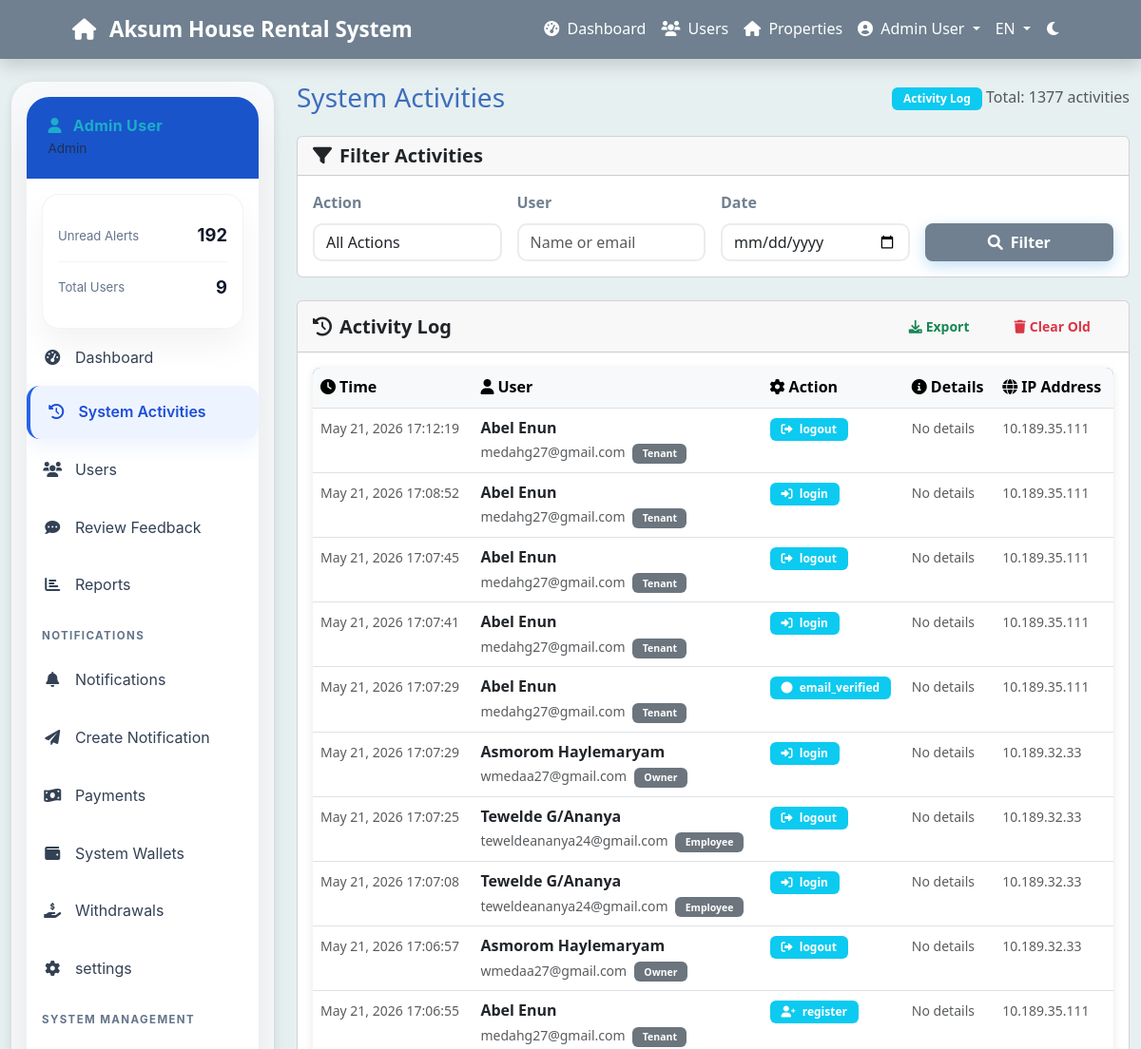
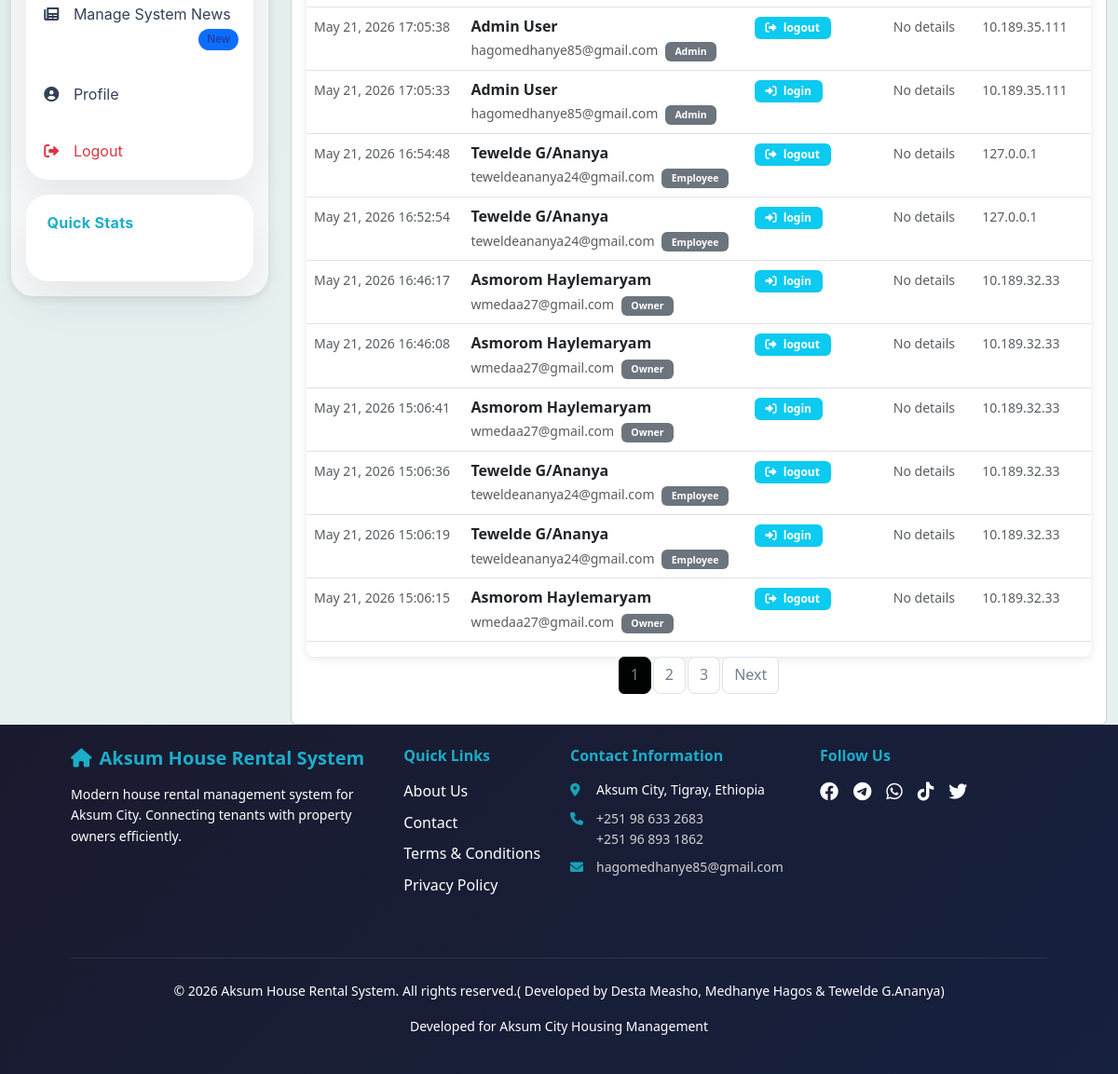
Page /admin/activities.php (signed in) on the committed database (2 pictures, top to bottom).
### tables this page shows
CREATE TABLE `audit_log` (
  `log_id` int(11) NOT NULL,
  `user_id` int(11) DEFAULT NULL,
  `action` varchar(100) NOT NULL,
  `table_name` varchar(50) DEFAULT NULL,
  `record_id` int(11) DEFAULT NULL,
  `old_value` text DEFAULT NULL,
  `new_value` text DEFAULT NULL,
  `ip_address` varchar(45) DEFAULT NULL,
  `user_agent` text DEFAULT NULL,
  `created_at` timestamp NOT NULL DEFAULT current_timestamp()
);

CREATE TABLE `users` (
  `user_id` int(11) NOT NULL,
  `full_name` varchar(100) NOT NULL,
  `email` varchar(100) NOT NULL,
  `phone` varchar(20) DEFAULT NULL,
  `password_hash` varchar(255) NOT NULL,
  `role` enum('tenant','owner','employee','admin') NOT NULL,
  `id_number` varchar(50) DEFAULT NULL,
  `address` text DEFAULT NULL,
  `id_image` varchar(255) DEFAULT NULL,
  `profile_image` varchar(255) DEFAULT NULL,
  `profile_picture` varchar(255) DEFAULT NULL,
  `is_verified` tinyint(1) DEFAULT 0,
  `verification_token` varchar(255) DEFAULT NULL,
  `token_expires_at` datetime DEFAULT NULL,
  `is_active` tinyint(1) DEFAULT 1,
  `status` enum('active','inactive','suspended','pending') DEFAULT 'pending',
  `created_at` timestamp NOT NULL DEFAULT current_timestamp(),
  `updated_at` timestamp NOT NULL DEFAULT current_timestamp() ON UPDATE current_timestamp(),
  `login_attempts` int(11) DEFAULT 0 COMMENT 'Number of failed login attempts',
  `last_attempt_time` timestamp NULL DEFAULT NULL COMMENT 'Time of last failed login attempt',
  `lockout_until` timestamp NULL DEFAULT NULL COMMENT 'Time until account is locked out',
  `force_password_change` tinyint(1) DEFAULT 0
);

### includes/database.php (called while the page is built, shortened)
<?php
class Database {
    private $host = DB_HOST;
    private $user = DB_USER;
    private $pass = DB_PASS;
    private $dbname = DB_NAME;
    private $conn;
    private function connect() {
        $dsn = "mysql:host=" . $this->host . ";port=3306;dbname=" . $this->dbname . ";charset=utf8mb4";
        $options = array(
            PDO::ATTR_ERRMODE => PDO::ERRMODE_EXCEPTION,
            PDO::ATTR_DEFAULT_FETCH_MODE => PDO::FETCH_ASSOC,
            PDO::ATTR_EMULATE_PREPARES => false
        );
        try {
            $this->conn = new PDO($dsn, $this->user, $this->pass, $options);
        } catch (PDOException $e) {
            $this->error = "Connection failed: " . $e->getMessage();
            error_log($this->error);
            die("A database connection error occurred. Please try again later.");
        }
    }
    public function prepare($sql) {
        try {
            $stmt = $this->conn->prepare($sql);
            return $stmt;
        } catch (PDOException $e) {
            $this->error = "Prepare failed: " . $e->getMessage();
            error_log($this->error . " | SQL: " . $sql);
            return false;
        }
    }
    public function execute($stmt, $params = []) {
        try {
            $stmt->execute($params);
            return $stmt;
        } catch (PDOException $e) {
            $this->error = "Query failed: " . $e->getMessage();
            throw new Exception($this->error);
        }
    }
    public function getSingle($stmt, $params = []) {
        $result = $this->execute($stmt, $params);
        return $stmt->fetch();
    }
    public function getMultiple($stmt, $params = []) {
        $result = $this->execute($stmt, $params);
        return $stmt->fetchAll();
    }
}
?>

### includes/functions.php (called while the page is built, shortened)
<?php
function formatDate($date, $format = 'M d, Y') {
    return date($format, strtotime($date));
}
?>

### admin/activities.php (the view, shortened to what this page needs)
<?php
require_once '../includes/config.php';
$page = isset($_GET['page']) ? (int)$_GET['page'] : 1;
$limit = 20;
$offset = ($page - 1) * $limit;
$action_filter = $_GET['action'] ?? '';
$user_filter = $_GET['user'] ?? '';
$date_filter = $_GET['date'] ?? '';
$where_conditions = [];
$params = [];
$where_clause = !empty($where_conditions) ? "WHERE " . implode(" AND ", $where_conditions) : "";
$count_sql = "SELECT COUNT(*) as total
              FROM audit_log al
              LEFT JOIN users u ON al.user_id = u.user_id
              $where_clause";
$stmt = $db->prepare($count_sql);
$total_result = $db->getSingle($stmt, $params);
$total_activities = $total_result['total'];
$total_pages = ceil($total_activities / $limit);
$sql = "SELECT al.*, u.full_name, u.email, u.role as user_role
        FROM audit_log al
        LEFT JOIN users u ON al.user_id = u.user_id
        $where_clause
        ORDER BY al.created_at DESC
        LIMIT $limit OFFSET $offset";
$stmt = $db->prepare($sql);
$activities = $db->getMultiple($stmt, $params);
include '../includes/header.php';
?>
<div class="container-fluid mt-4">
    <div class="row">
        <div class="col-lg-3">
            <?php include '../includes/sidebar.php'; ?>
        </div>
        <div class="col-lg-9">
            <div class="d-flex justify-content-between align-items-center mb-4">
                <h1 class="h3 mb-0">System Activities</h1>
                <div>
                    <span class="badge bg-info">Activity Log</span>
                    <span class="text-muted">Total: <?php echo $total_activities; ?> activities</span>
                </div>
            </div>
            <div class="card mb-4">
                <div class="card-header">
                    <h5 class="card-title mb-0">
                        <i class="fas fa-filter me-2"></i>Filter Activities
                    </h5>
                </div>
                <div class="card-body">
                    <form method="GET" class="row g-3">
                        <div class="col-md-3">
                            <label for="action" class="form-label">Action</label>
                            <select class="form-select" id="action" name="action">
                                <option value="">All Actions</option>
                            </select>
                        </div>
                        <div class="col-md-3">
                            <label for="user" class="form-label">User</label>
                            <input type="text" class="form-control" id="user" name="user"
                                   placeholder="Name or email" value="<?php echo htmlspecialchars($user_filter); ?>">
                        </div>
                        <div class="col-md-3">
                            <label for="date" class="form-label">Date</label>
                            <input type="date" class="form-control" id="date" name="date"
                                   value="<?php echo htmlspecialchars($date_filter); ?>">
                        </div>
                        <div class="col-md-3">
                            <label class="form-label">&nbsp;</label>
                            <div class="d-grid">
                                <button type="submit" class="btn btn-primary">
                                    <i class="fas fa-search me-2"></i>Filter
                                </button>
                            </div>
                        </div>
                    </form>
                </div>
            </div>
            <div class="card">
                <div class="card-header d-flex justify-content-between align-items-center">
                    <h5 class="card-title mb-0">
                        <i class="fas fa-history me-2"></i>Activity Log
                    </h5>
                    <div class="btn-group btn-group-sm">
                        <button type="button" class="btn btn-outline-success" onclick="exportActivities()">
                            <i class="fas fa-download me-1"></i>Export
                        </button>
                        <button type="button" class="btn btn-outline-danger" onclick="clearOldActivities()">
                            <i class="fas fa-trash me-1"></i>Clear Old
                        </button>
                    </div>
                </div>
                <div class="card-body">
                    <?php if (empty($activities)): ?>
                        <div class="text-center py-5">
                            <i class="fas fa-history fa-4x text-muted mb-3"></i>
                            <h5 class="text-muted">No activities found</h5>
                            <p class="text-muted">Try adjusting your filters or check back later for new activities.</p>
                        </div>
                    <?php else: ?>
                        <div class="table-responsive">
                            <table class="table table-hover">
                                <thead class="table-light">
                                    <tr>
                                        <th><i class="fas fa-clock me-1"></i>Time</th>
                                        <th><i class="fas fa-user me-1"></i>User</th>
                                        <th><i class="fas fa-cog me-1"></i>Action</th>
                                        <th><i class="fas fa-info-circle me-1"></i>Details</th>
                                        <th><i class="fas fa-globe me-1"></i>IP Address</th>
                                    </tr>
                                </thead>
                                <tbody>
                                    <?php foreach ($activities as $activity): ?>
                                        <tr>
                                            <td>
                                                <small class="text-muted">
                                                    <?php echo formatDate($activity['created_at'], 'M d, Y H:i:s'); ?>
                                                </small>
                                            </td>
                                            <td>
                                                <?php if ($activity['full_name']): ?>
                                                    <div>
                                                        <strong><?php echo htmlspecialchars($activity['full_name']); ?></strong>
                                                        <br>
                                                        <small class="text-muted">
                                                            <?php echo htmlspecialchars($activity['email']); ?>
                                                            <span class="badge bg-secondary ms-1"><?php echo ucfirst($activity['user_role'] ?? 'Unknown'); ?></span>
                                                        </small>
                                                    </div>
                                                <?php else: ?>
                                                    <span class="text-muted">System</span>
                                                <?php endif; ?>
                                            </td>
                                            <td>
                                                <span class="badge bg-info">
                                                    <i class="fas fa-<?php echo getActivityIcon($activity['action']); ?> me-1"></i>
                                                    <?php echo htmlspecialchars($activity['action']); ?>
                                                </span>
                                            </td>
                                            <td>
                                                <small class="text-muted">
                                                    <?php if (!empty($activity['details'])): ?>
                                                        <?php echo htmlspecialchars(substr($activity['details'], 0, 100)); ?>
                                                        <?php if (strlen($activity['details']) > 100): ?>
                                                            <a href="javascript:void(0)" onclick="showDetails(<?php echo $activity['log_id']; ?>)">...more</a>
                                                        <?php endif; ?>
                                                    <?php else: ?>
                                                        No details
                                                    <?php endif; ?>
                                                </small>
                                            </td>
                                            <td>
                                                <small class="text-muted">
                                                    <?php echo $activity['ip_address'] ?? 'N/A'; ?>
                                                </small>
                                            </td>
                                        </tr>
                                    <?php endforeach; ?>
                                </tbody>
                            </table>
                        </div>
                        <?php if ($total_pages > 1): ?>
                            <nav aria-label="Activities pagination">
                                <ul class="pagination justify-content-center">
                                    <?php for ($i = max(1, $page - 2); $i <= min($total_pages, $page + 2); $i++): ?>
                                        <li class="page-item <?php echo $i === $page ? 'active' : ''; ?>">
                                            <a class="page-link" href="?page=<?php echo $i; ?><?php echo !empty($action_filter) ? '&action=' . urlencode($action_filter) : ''; ?><?php echo !empty($user_filter) ? '&user=' . urlencode($user_filter) : ''; ?><?php echo !empty($date_filter) ? '&date=' . urlencode($date_filter) : ''; ?>">
                                                <?php echo $i; ?>
                                            </a>
                                        </li>
                                    <?php endfor; ?>
                                    <?php if ($page < $total_pages): ?>
                                        <li class="page-item">
                                            <a class="page-link" href="?page=<?php echo $page + 1; ?><?php echo !empty($action_filter) ? '&action=' . urlencode($action_filter) : ''; ?><?php echo !empty($user_filter) ? '&user=' . urlencode($user_filter) : ''; ?><?php echo !empty($date_filter) ? '&date=' . urlencode($date_filter) : ''; ?>">
                                                Next
                                            </a>
                                        </li>
                                    <?php endif; ?>
                                </ul>
                            </nav>
                        <?php endif; ?>
                    <?php endif; ?>
                </div>
            </div>
        </div>
    </div>
</div>
<?php
function getActivityIcon($action) {
    $icons = [
        'login' => 'sign-in-alt',
        'logout' => 'sign-out-alt',
        'register' => 'user-plus',
        'create' => 'plus',
        'update' => 'edit',
        'delete' => 'trash',
        'payment' => 'credit-card',
        'request' => 'paper-plane',
        'approval' => 'check',
        'rejection' => 'times',
        'maintenance' => 'tools',
        'feedback' => 'comment',
        'agreement' => 'file-contract',
        'property' => 'home',
        'user' => 'user'
    ];
    foreach ($icons as $key => $icon) {
        if (stripos($action, $key) !== false) {
            return $icon;
        }
    }
    return 'circle';
}
?>
<?php include '../includes/footer.php'; ?>

### rows in the picture
audit_log: created_at "May 21, 2026 17:12:19", user.full_name "Abel Enun", user.email "medahg27@gmail.com", user.role "Tenant", action "logout", ip_address "10.189.35.111"
audit_log: created_at "May 21, 2026 17:08:52", user.full_name "Abel Enun", user.email "medahg27@gmail.com", user.role "Tenant", action "login", ip_address "10.189.35.111"
audit_log: created_at "May 21, 2026 17:07:45", user.full_name "Abel Enun", user.email "medahg27@gmail.com", user.role "Tenant", action "logout", ip_address "10.189.35.111"
audit_log: created_at "May 21, 2026 17:07:41", user.full_name "Abel Enun", user.email "medahg27@gmail.com", user.role "Tenant", action "login", ip_address "10.189.35.111"
audit_log: created_at "May 21, 2026 17:07:29", user.full_name "Abel Enun", user.email "medahg27@gmail.com", user.role "Tenant", action "email_verified", ip_address "10.189.35.111"
audit_log: created_at "May 21, 2026 17:07:29", user.full_name "Asmorom Haylemaryam", user.email "wmedaa27@gmail.com", user.role "Owner", action "login", ip_address "10.189.32.33"
audit_log: created_at "May 21, 2026 17:07:25", user.full_name "Tewelde G/Ananya", user.email "teweldeananya24@gmail.com", user.role "Employee", action "logout", ip_address "10.189.32.33"
audit_log: created_at "May 21, 2026 17:07:08", user.full_name "Tewelde G/Ananya", user.email "teweldeananya24@gmail.com", user.role "Employee", action "login", ip_address "10.189.32.33"
audit_log: created_at "May 21, 2026 17:06:57", user.full_name "Asmorom Haylemaryam", user.email "wmedaa27@gmail.com", user.role "Owner", action "logout", ip_address "10.189.32.33"
audit_log: created_at "May 21, 2026 17:06:55", user.full_name "Abel Enun", user.email "medahg27@gmail.com", user.role "Tenant", action "register", ip_address "10.189.35.111"
audit_log: created_at "May 21, 2026 17:05:38", user.full_name "Admin User", user.email "hagomedhanye85@gmail.com", user.role "Admin", action "logout", ip_address "10.189.35.111"
audit_log: created_at "May 21, 2026 17:05:33", user.full_name "Admin User", user.email "hagomedhanye85@gmail.com", user.role "Admin", action "login", ip_address "10.189.35.111"
audit_log: created_at "May 21, 2026 16:54:48", user.full_name "Tewelde G/Ananya", user.email "teweldeananya24@gmail.com", user.role "Employee", action "logout", ip_address "127.0.0.1"
audit_log: created_at "May 21, 2026 16:52:54", user.full_name "Tewelde G/Ananya", user.email "teweldeananya24@gmail.com", user.role "Employee", action "login", ip_address "127.0.0.1"
audit_log: created_at "May 21, 2026 16:46:17", user.full_name "Asmorom Haylemaryam", user.email "wmedaa27@gmail.com", user.role "Owner", action "login", ip_address "10.189.32.33"
audit_log: created_at "May 21, 2026 16:46:08", user.full_name "Asmorom Haylemaryam", user.email "wmedaa27@gmail.com", user.role "Owner", action "logout", ip_address "10.189.32.33"
audit_log: created_at "May 21, 2026 15:06:41", user.full_name "Asmorom Haylemaryam", user.email "wmedaa27@gmail.com", user.role "Owner", action "login", ip_address "10.189.32.33"
audit_log: created_at "May 21, 2026 15:06:36", user.full_name "Tewelde G/Ananya", user.email "teweldeananya24@gmail.com", user.role "Employee", action "logout", ip_address "10.189.32.33"
audit_log: created_at "May 21, 2026 15:06:19", user.full_name "Tewelde G/Ananya", user.email "teweldeananya24@gmail.com", user.role "Employee", action "login", ip_address "10.189.32.33"
audit_log: created_at "May 21, 2026 15:06:15", user.full_name "Asmorom Haylemaryam", user.email "wmedaa27@gmail.com", user.role "Owner", action "logout", ip_address "10.189.32.33"

### other values in the picture
t('site_name') "Aksum House Rental System"
t('dashboard') "Dashboard"
t('users') "Users"
t('properties') "Properties"
$_SESSION['user_name'] "Admin User"
get_current_language() "EN"
$role_labels[$_SESSION['user_role'] ?? 'user'] "Admin"
$item['label'] "Unread Alerts"
$item['value'] "192"
$item['label'] "Total Users"
$item['value'] "9"
t('system_activities') "System Activities"
t('review_feedback') "Review Feedback"
t('reports') "Reports"
t('notifications_section') "NOTIFICATIONS"
